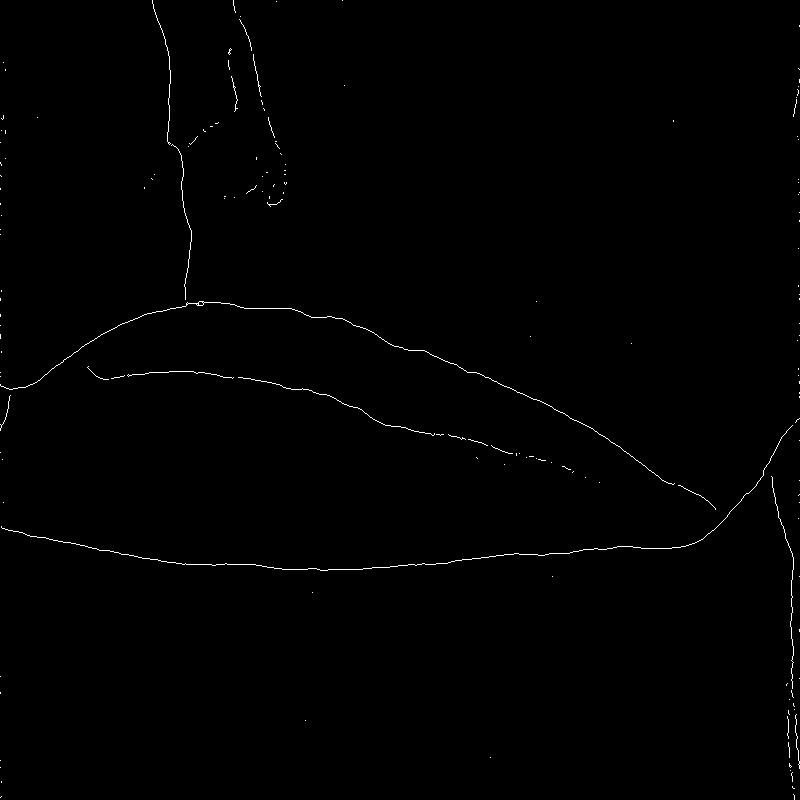
#> input picture code/gaps.jpg, 800 x 800 px
$ python filling.py
#> lines starting #> are read from the running program, lines starting #| are printed output that depends on the picture; after the words box and inside, x2 and y2 are one past the last pixel; in counts of white or black regions, pixels touching at a corner belong together
from skimage import io, morphology, img_as_bool, segmentation
from scipy import ndimage as ndi
import matplotlib.pyplot as plt
import cv2

image = img_as_bool(io.imread('gaps.jpg'))
#> image: shape (800, 800, 3) bool; 0.49% white in thin lines or dots
#image = cv2.copyMakeBorder(image1, 10, 10, 10, 10, cv2.BORDER_CONSTANT)
out = ndi.distance_transform_edt(~image)
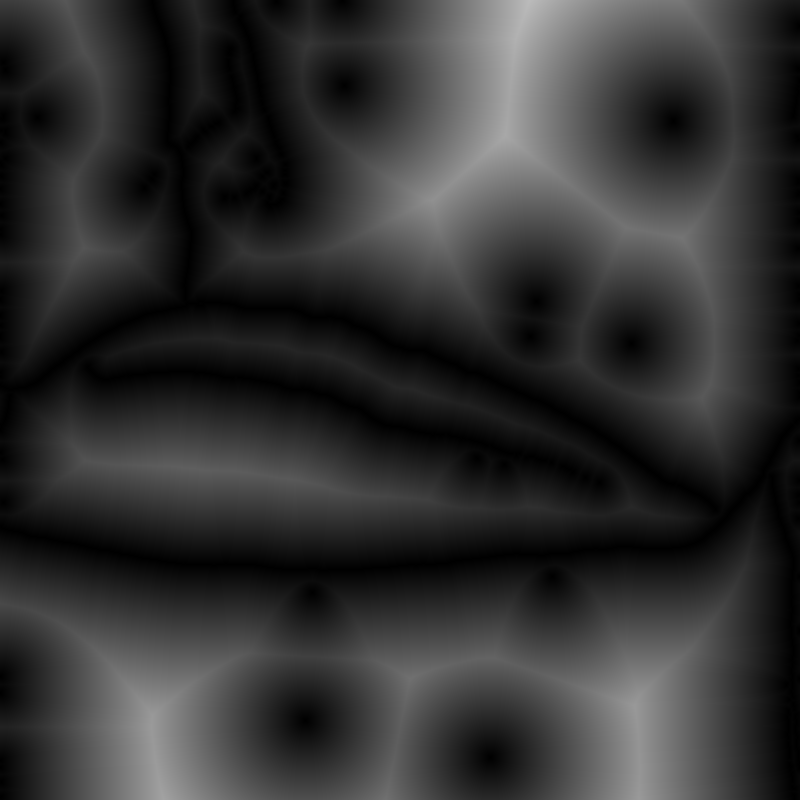
#> out: shape (800, 800, 3) float64; min 0, max 187, mean 50.7
out = out < 0.05 * out.max()
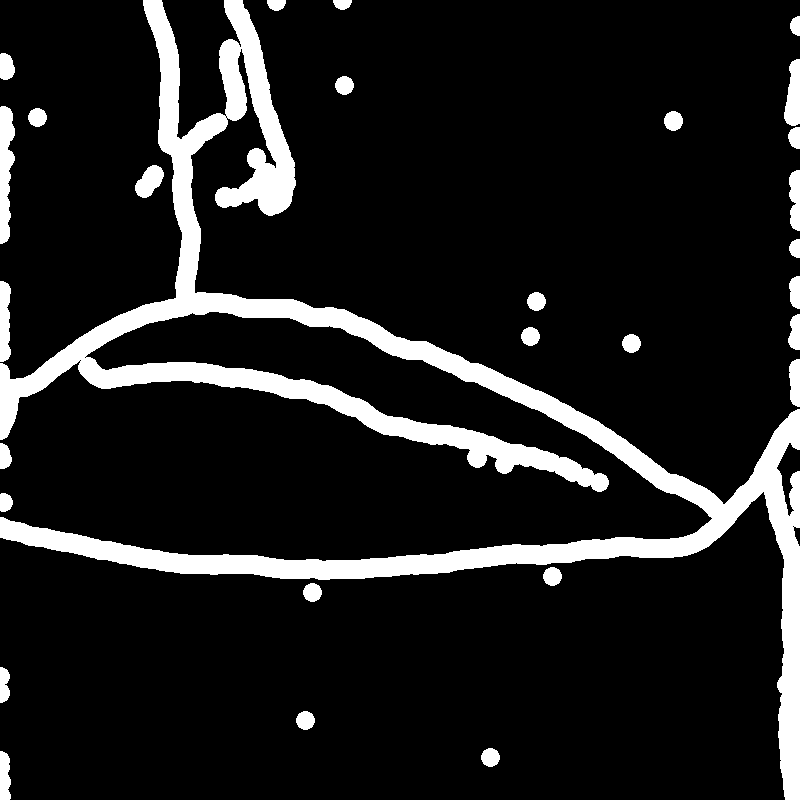
#> out: shape (800, 800, 3) bool; 11.8% white; 29 white regions, largest, box (x1, y1, x2, y2) and area: (0, 0, 800, 800) 65179, (0, 106, 15, 244) 1482, (784, 59, 800, 126) 800
out = morphology.skeletonize(out)
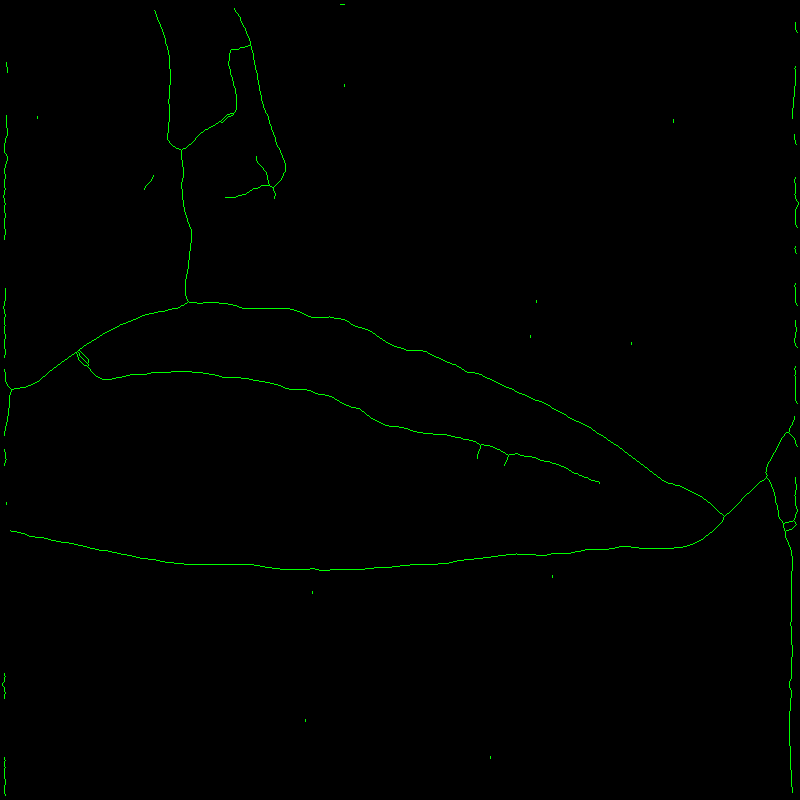
#> out: shape (800, 800, 3) bool; mean R, G, B 0, 0.00602, 0
#out = morphology.binary_dilation(out, morphology.selem.disk(1))
out = segmentation.clear_border(out)
out = out | image

plt.imshow(out, cmap='gray')
#> (the run stopped early here; a loop or call above may not have finished)
